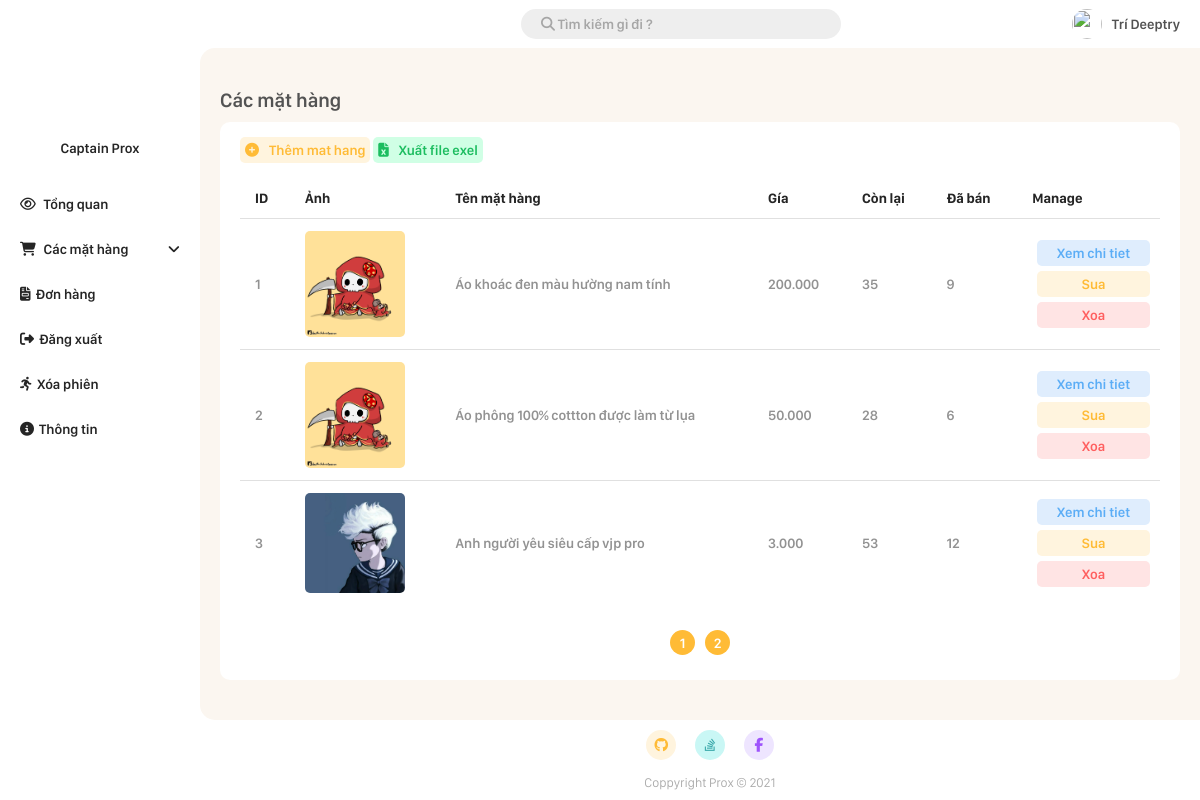
The app's page /Admin/product.php (signed in) with its own data.
### tables this page shows
CREATE TABLE `product` (
  `id` int(11) NOT NULL,
  `name` varchar(50) NOT NULL,
  `description` text NOT NULL,
  `image` text NOT NULL,
  `cost` double NOT NULL,
  `quantity` int(11) NOT NULL,
  `manufacturer_id` int(11) NOT NULL,
  `sold` int(11) NOT NULL DEFAULT '0',
  `type_id` int(11) NOT NULL DEFAULT '1'
);

### Admin/product.php (the view, shortened to what this page needs)
<!DOCTYPE html>
<html lang="en">
<head>
  <link rel="stylesheet" href="./CSS/style.css?v=2.8">
</head>
<body>
  <?php
  $page = 1;
  $search = "";
  $number_of_post_query = "SELECT count(*) FROM product WHERE name like '%$search%'";
  $post_array = mysqli_query($connect, $number_of_post_query);
  $result_array = mysqli_fetch_array($post_array);
  $number_of_post = $result_array['count(*)'];
  $number_post_per_page = 3;
  $number_of_page = ceil($number_of_post / $number_post_per_page);
  $number_of_skip_page = $number_post_per_page * ($page - 1);
  $querry = "SELECT * FROM product WHERE name like '%$search%' LIMIT $number_post_per_page OFFSET $number_of_skip_page ";
  $result = mysqli_query($connect, $querry);
  ?>
  <div class="grid-container">
    <div class="container-header">
      <?php require_once "./root/navbar.php"; ?>
    </div>
    <div class="container-menu">
      <?php require_once "./root/sidebar.php"; ?>
    </div>
    <div class="container-main">
      <h1 class="main-title">Các mặt hàng</h1>
      <div class="add-new-item">
        <a class="link-button" href="./add/add_new_product.php"><i class="fas fa-plus-circle"></i>Thêm mat hang</a>
        <a class="link-button exel" href="./root/export_exel.php?product=true"><i class="fas fa-file-excel"></i>Xuất file exel</a>
        <table class="styled-table">
          <thead>
            <tr>
              <th>ID</th>
              <th>Ảnh</th>
              <th>Tên mặt hàng</th>
              <th>Gía</th>
              <th>Còn lại</th>
              <th>Đã bán</th>
              <th>Manage</th>
            </tr>
          </thead>
          <tbody>
            <?php foreach ($result as $product) { ?>
              <tr>
                <td>
                  <?= $product['id']  ?>
                </td>
                <td>
                  <img src="./photos/<?= $product['image']  ?>" alt="" style="width: 100px; border-radius: 5px;">
                </td>
                <td>
                  <?= $product['name']  ?>
                </td>
                <td>
                  <?=  number_format($product['cost'] , 0, '', '.');  ?>
                </td>
                <td>
                  <?= $product['quantity']  ?>
                </td>
                <td>
                  <?= $product['sold']  ?>
                </td>
                <td>
                  <a class="link-button blue" href="./view-infomation/item-information.php?id=<?= $product['id'] ?>"> Xem chi tiet</a>
                  <a class="link-button" href="./edit/edit_product.php?id=<?= $product['id'] ?>"> Sua</a>
                  <a onclick="return confirm('Xac nhan xoa ?')" class="link-button red" href="?delete=<?= $product['id'] ?>"> Xoa</a>
                </td>
              </tr>
            <?php } ?>
          </tbody>
        </table>
        <div class="page_number_list">
          <?php for ($i = 1; $i <= $number_of_page; $i++) { ?>
            <div class="page_number">
              <a href="?page=<?php echo $i; ?>&search=<?php echo $search; ?>">
                <?php echo $i; ?>
              </a>
            </div>
          <?php } ?>
        </div>
      </div>
    </div>
    <div class="container-footer">
      <?php require_once "./root/footer.php"; ?>
    </div>
  </div>
</body>
</html>

### Admin/root/navbar.php (shortened to what this page needs)
<!DOCTYPE html>
<html lang="en">
<head>
</head>
<body>
        <div class="header">
            <form action="" method="get" style="margin-right: auto; margin-left: auto;">
                <input id="header-search" name="search" class="fontAwesome" type="search" placeholder="&#xF002; Tìm kiếm gì đi ?">
            </form>
            <ul class="header-menu">
                <li>
                    <img class="header-avt" src="https://i.ibb.co/gjYSPt9/97387265-911934715945271-6195268394929881088-o.jpg" alt="">
                </li>
                <li>
                    <a href="#"><?php
                    if(isset($_SESSION['name'])){
                        echo $_SESSION['name'];
                    }else{
                        echo 'User name';
                    }
                    ?>
                    </a>
                </li>
            </ul>
        </div>
</body>
</html>

### Admin/root/sidebar.php (shortened to what this page needs)
<!DOCTYPE html>
<html lang="en">
<head>
</head>
<body>
<div class="sidebar-menu">
  <div class="sidebar-header">
      <p class="menu-webname">Captain Prox</p>
  </div>
              <ul class="menu">
                <li class="menu-item">
                  <a href="./index.php" class="menu-link"><i class="far fa-eye"></i> <span>Tổng quan</span> </a>
                </li>
                <li class="menu-item">
                  <a href="./product.php" class="menu-link"><i class="fas fa-shopping-cart"></i> <span>Các mặt hàng</span></a>
                  <button onclick="product_child()" class="dropbtn" > <i class="fas fa-angle-down" id="product_btn"></i> </button>
                </li>
                <li class="menu-item">
                  <a href="./bill.php" class="menu-link"><i class="fas fa-file-invoice"></i><span>Đơn hàng</span></a>
                </li>
                <li class="menu-item">
                  <a href="?signout=true" class="menu-link" onclick="return confirm('Bạn muốn đăng xuất ?');"><i class="fas fa-sign-out-alt"></i><span>Đăng xuất</span></a>
                </li>
                <li class="menu-item">
                  <a href="?removeaccount=true" class="menu-link" onclick="return confirm('Bạn muốn xóa phiên đăng nhập hiện tại ?');"><i class="fas fa-running"></i><span>Xóa phiên</span></a>
                </li>
                <li class="menu-item">
                  <a href="#" class="menu-link"><i class="fas fa-info-circle"></i><span>Thông tin</span></a>
                </li>
              </ul>
            </div>
</body>
</html>

### Admin/root/footer.php (shortened to what this page needs)
<!DOCTYPE html>
<html lang="en">
<head>
</head>
<body>
    <div class="footer-basic">
                    <footer>
                        <div class="social">
                            <a class="ogrange" href="#"><i class=" fab fa-github"></i></a>
                            <a class="green" href="#"><i class=" fab fa-stack-overflow"></i></a>
                            <a class="blue" href="#"><i class=" fab fa-facebook-f"></i></a>
                        </div>
                        <p class="copyright">Coppyright Prox © 2021</p>
                    </footer>
                </div>
</body>
</html>

### records on screen
product: id "1", image (picture), name "Áo khoác đen màu hường nam tính", cost "200.000", quantity "35", sold "9"
product: id "2", image (picture), name "Áo phông 100% cottton được làm từ lụa", cost "50.000", quantity "28", sold "6"
product: id "3", image (picture), name "Anh người yêu siêu cấp vjp pro", cost "3.000", quantity "53", sold "12"

### other values on screen
$_SESSION['name'] "Trí Deeptry"
